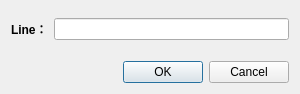
<?xml version="1.0" encoding="UTF-8"?>
<ui version="4.0">
 <class>DialogGoto</class>
 <widget class="QDialog" name="DialogGoto">
  <property name="geometry">
   <rect>
    <x>0</x>
    <y>0</y>
    <width>300</width>
    <height>94</height>
   </rect>
  </property>
  <property name="windowTitle">
   <string>Go to Line</string>
  </property>
  <layout class="QGridLayout" name="gridLayout">
   <property name="topMargin">
    <number>18</number>
   </property>
   <item row="0" column="1">
    <widget class="QLineEdit" name="lineEdit"/>
   </item>
   <item row="0" column="0">
    <widget class="QLabel" name="label">
     <property name="font">
      <font>
       <weight>75</weight>
       <bold>true</bold>
      </font>
     </property>
     <property name="text">
      <string>Line：</string>
     </property>
    </widget>
   </item>
   <item row="2" column="0" colspan="2">
    <widget class="QDialogButtonBox" name="buttonBox">
     <property name="orientation">
      <enum>Qt::Horizontal</enum>
     </property>
     <property name="standardButtons">
      <set>QDialogButtonBox::Cancel|QDialogButtonBox::Ok</set>
     </property>
    </widget>
   </item>
   <item row="1" column="1">
    <spacer name="verticalSpacer">
     <property name="orientation">
      <enum>Qt::Vertical</enum>
     </property>
     <property name="sizeHint" stdset="0">
      <size>
       <width>20</width>
       <height>40</height>
      </size>
     </property>
    </spacer>
   </item>
  </layout>
 </widget>
 <resources/>
 <connections/>
</ui>
